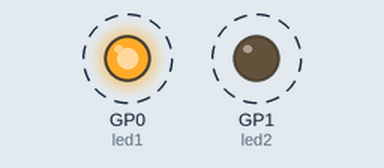
Recording of a program running on a simulated Raspberry Pi Pico running MicroPython. On the bench: output pins drawn as LEDs (lit = HIGH). Dashed ring = blinking.

Above: at 3.5 s.
Timing chart, 0 to 7.6 s (numbered marks = the images above):
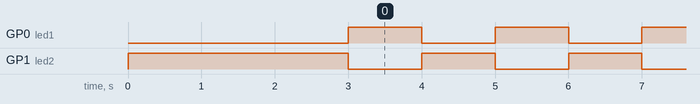

The program:

Blink_Two_LEDS.py
```python
"""
P0 to 1k resistor.
P1 to another 1k resistor
Both resistors to long legs of LEDs
Short legs to gnd
Battery red to P39 (VSYS)
P38 to breadbpard gnd

"""

from machine import Pin
import time


led1 = Pin(0, Pin.OUT)
led2 = Pin(1, Pin.OUT)
led2.high()
time.sleep(3)
while True:
    led1.toggle()
    led2.toggle()
    time.sleep(1)
```

Measured:
- by itself, GP0 (led1), GP1 (led2): alternates HIGH for 1.0 s and LOW for 1.0 s
